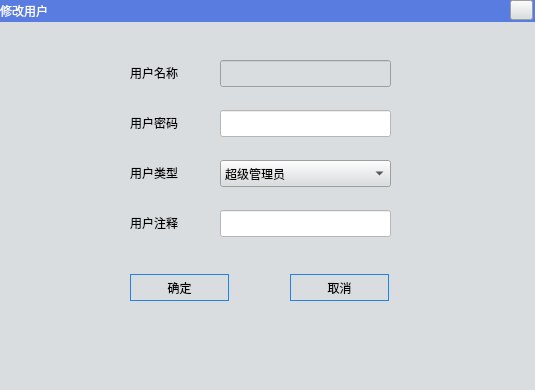
<?xml version="1.0" encoding="UTF-8"?>
<ui version="4.0">
 <class>useredit</class>
 <widget class="QWidget" name="useredit">
  <property name="geometry">
   <rect>
    <x>0</x>
    <y>0</y>
    <width>535</width>
    <height>390</height>
   </rect>
  </property>
  <property name="windowTitle">
   <string>Form</string>
  </property>
  <property name="styleSheet">
   <string notr="true">background-color: rgb(217, 221, 223);</string>
  </property>
  <widget class="QLabel" name="label_2">
   <property name="geometry">
    <rect>
     <x>0</x>
     <y>0</y>
     <width>535</width>
     <height>22</height>
    </rect>
   </property>
   <property name="styleSheet">
    <string notr="true">background-color: rgb(88, 124, 224);
color: rgb(255, 255, 255);</string>
   </property>
   <property name="text">
    <string>修改用户</string>
   </property>
   <property name="alignment">
    <set>Qt::AlignLeading|Qt::AlignLeft|Qt::AlignVCenter</set>
   </property>
  </widget>
  <widget class="QPushButton" name="closePushButton">
   <property name="geometry">
    <rect>
     <x>510</x>
     <y>0</y>
     <width>23</width>
     <height>20</height>
    </rect>
   </property>
   <property name="styleSheet">
    <string notr="true">border-image: url(:/res/close.png);</string>
   </property>
   <property name="text">
    <string/>
   </property>
  </widget>
  <widget class="QLabel" name="userNameLabel">
   <property name="geometry">
    <rect>
     <x>130</x>
     <y>64</y>
     <width>67</width>
     <height>17</height>
    </rect>
   </property>
   <property name="text">
    <string>用户名称</string>
   </property>
  </widget>
  <widget class="QLineEdit" name="userNameLineEdit">
   <property name="geometry">
    <rect>
     <x>220</x>
     <y>60</y>
     <width>171</width>
     <height>27</height>
    </rect>
   </property>
   <property name="readOnly">
    <bool>true</bool>
   </property>
  </widget>
  <widget class="QLabel" name="passwdLabel">
   <property name="geometry">
    <rect>
     <x>130</x>
     <y>114</y>
     <width>67</width>
     <height>17</height>
    </rect>
   </property>
   <property name="text">
    <string>用户密码</string>
   </property>
  </widget>
  <widget class="QLineEdit" name="passwdLineEdit">
   <property name="geometry">
    <rect>
     <x>220</x>
     <y>110</y>
     <width>171</width>
     <height>27</height>
    </rect>
   </property>
   <property name="styleSheet">
    <string notr="true">background-color: rgb(255, 255, 255);</string>
   </property>
   <property name="echoMode">
    <enum>QLineEdit::Password</enum>
   </property>
   <property name="readOnly">
    <bool>false</bool>
   </property>
  </widget>
  <widget class="QLabel" name="userTypeLabel">
   <property name="geometry">
    <rect>
     <x>130</x>
     <y>164</y>
     <width>67</width>
     <height>17</height>
    </rect>
   </property>
   <property name="text">
    <string>用户类型</string>
   </property>
  </widget>
  <widget class="QComboBox" name="userTypeComboBox">
   <property name="geometry">
    <rect>
     <x>220</x>
     <y>160</y>
     <width>171</width>
     <height>27</height>
    </rect>
   </property>
   <item>
    <property name="text">
     <string>超级管理员</string>
    </property>
   </item>
   <item>
    <property name="text">
     <string>管理员</string>
    </property>
   </item>
   <item>
    <property name="text">
     <string>操作员</string>
    </property>
   </item>
  </widget>
  <widget class="QLabel" name="userNoteLabel">
   <property name="geometry">
    <rect>
     <x>130</x>
     <y>214</y>
     <width>61</width>
     <height>17</height>
    </rect>
   </property>
   <property name="text">
    <string>用户注释</string>
   </property>
  </widget>
  <widget class="QLineEdit" name="userNoteLineEdit">
   <property name="geometry">
    <rect>
     <x>220</x>
     <y>210</y>
     <width>171</width>
     <height>27</height>
    </rect>
   </property>
   <property name="styleSheet">
    <string notr="true">background-color: rgb(255, 255, 255);</string>
   </property>
   <property name="echoMode">
    <enum>QLineEdit::Normal</enum>
   </property>
   <property name="readOnly">
    <bool>false</bool>
   </property>
  </widget>
  <widget class="QPushButton" name="confirmPushButton">
   <property name="geometry">
    <rect>
     <x>130</x>
     <y>274</y>
     <width>99</width>
     <height>27</height>
    </rect>
   </property>
   <property name="styleSheet">
    <string notr="true">color: rgb(0, 0, 0);
background-image: url(:/res/anniubk.png);
border-color: rgb(33, 131, 229);
border-width: 1px;
border-style: solid;</string>
   </property>
   <property name="text">
    <string>确定</string>
   </property>
  </widget>
  <widget class="QPushButton" name="canclePushButton">
   <property name="geometry">
    <rect>
     <x>290</x>
     <y>274</y>
     <width>99</width>
     <height>27</height>
    </rect>
   </property>
   <property name="styleSheet">
    <string notr="true">color: rgb(0, 0, 0);
background-image: url(:/res/anniubk.png);
border-color: rgb(33, 131, 229);
border-width: 1px;
border-style: solid;</string>
   </property>
   <property name="text">
    <string>取消</string>
   </property>
  </widget>
 </widget>
 <resources/>
 <connections/>
</ui>
